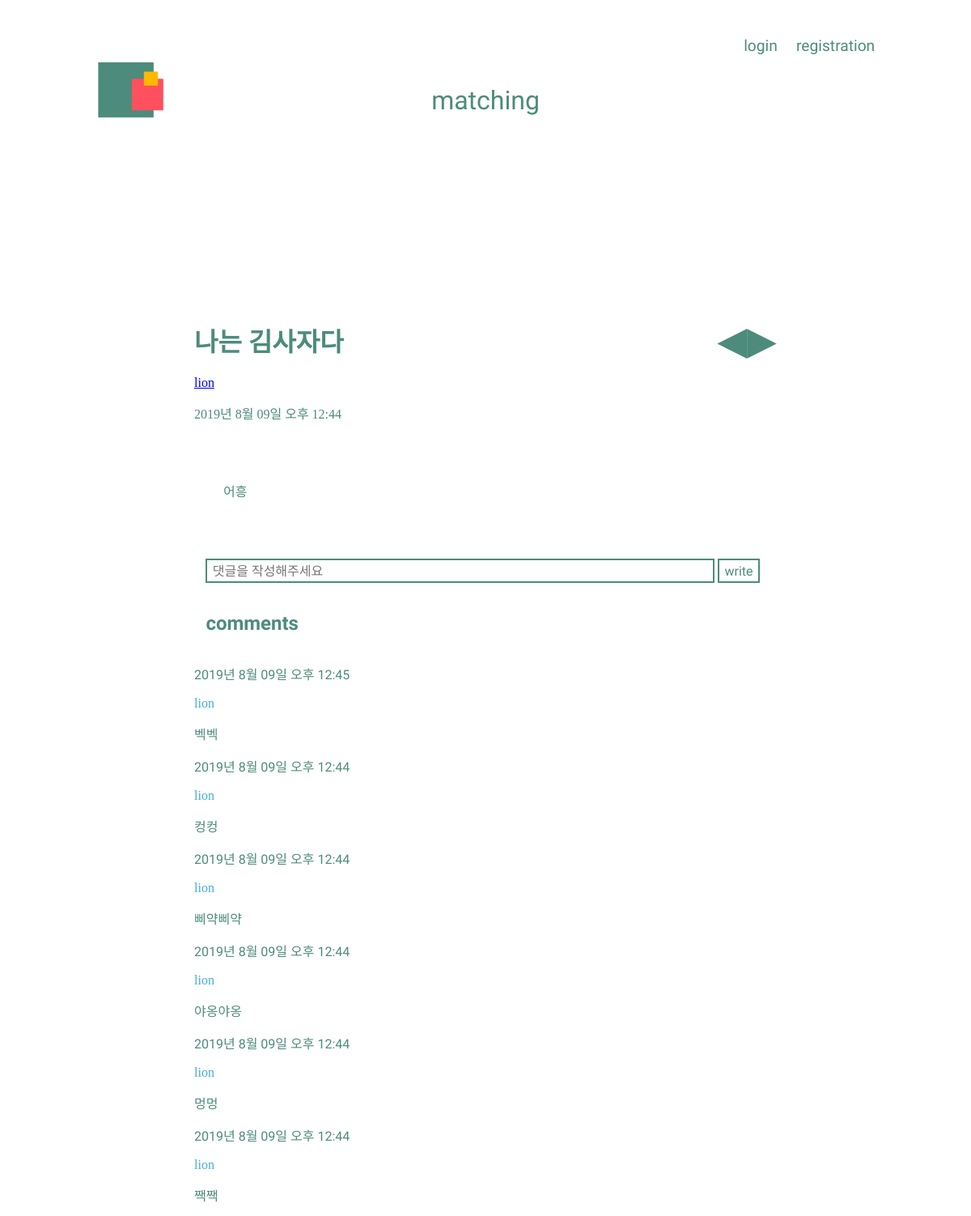
Page /blog/post/24 on the committed database.
### blog/models.py (models this page shows, shortened)
class Post(models.Model):
    writer = models.CharField(max_length=100)
    post_date = models.DateTimeField(auto_now_add=True)
    post_title = models.CharField(max_length=100)
    post_contents = RichTextUploadingField()
    post_hit = models.PositiveIntegerField(default=0)
    class Meta:
        ordering = ['-id']
    def get_absolute_url(self):
        return reverse_lazy('post_detail', args=[str(self.id)])
    def get_previous_post(self):
        return self.get_previous_by_post_date()
    def get_next_post(self):
        return self.get_next_by_post_date()

class Comment(models.Model):
    post = models.ForeignKey(Post, on_delete=models.CASCADE, null=True, related_name='comments')
    comment_writer = models.ForeignKey(User, on_delete=models.CASCADE, null=True)
    comment_date = models.DateTimeField(auto_now_add=True)
    comment_contents = models.CharField(max_length=200)
    class Meta:
        ordering = ['-id']

### user/models.py (models this page shows, shortened)
class User(AbstractBaseUser, PermissionsMixin):
    email = models.EmailField(verbose_name=_('email address'), unique=True, blank=False)
    name = models.CharField('이름', max_length=30, blank=True)
    username = models.CharField('아이디', max_length=30, unique=True, blank=True)
    is_staff = models.BooleanField('스태프 권한', default=False)
    is_active = models.BooleanField('사용중', default=True)
    date_joined = models.DateTimeField('가입일', default=timezone.now)
    ROLE_MODEL = '모델'
    ROLE_PHOTOGRAPHER = '사진작가'
    ROLE_PEOPLE = '일반인'
    CHOICES_PHOTOGRAPHER = (
        (ROLE_MODEL, '모델'),
        (ROLE_PHOTOGRAPHER, '사진작가'),
        (ROLE_PEOPLE, '일반인'),
    )
    role = models.CharField(max_length=4, choices=CHOICES_PHOTOGRAPHER, null=True)
    GENDER_MALE = '남성'
    GENDER_FEMALE = '여성'
    CHOICES_GENDER = (
        (GENDER_MALE, '남성'),
        (GENDER_FEMALE, '여성'),
    )
    gender = models.CharField(max_length=2, choices=CHOICES_GENDER, null=True)
    objects = UserManager()
    USERNAME_FIELD = 'email'  # email을 사용자의 식별자로 설정, user 모델에서 필드의 이름을 설명하는 문자열이다. 유니크 식별자로 사용됨.
    REQUIRED_FIELDS = ['username']  # 필수입력값(createsuperuser 커맨드로 유저를 생성할 때 나타날 필드 이름 목록
    class Meta:
        db_table = 'auth_user'
        verbose_name = _('user')
        verbose_name_plural = _('users')
        swappable = 'AUTH_USER_MODEL'

### blog/views.py (the view)
# urls.py: path('post/<int:pk>', views.PostDetailView.as_view(), name='post_detail'),
class PostDetailView(generic.DetailView):
    model = Post

### blog/templates/blog/post_detail.html (shortened to what this page needs)
<!DOCTYPE html>
<html lang="kor">
    <head>
        {% load static %}
        <link rel="stylesheet" href="{% static 'css/blog.css' %}">
    </head>
    <body>
        <a href="{% url 'index' %}">
            <img class="logo" src="../../static/image/logo.png" alt="">
        </a>
        <a class="title" href="{% url 'board_index' %}">
            <p>matching</p>
        </a>
        <div class="category">
            {% if user.is_authenticated %}
                <a href="{% url 'profile' user.pk %}">{{ user.username }}</a>
                <a href="{% url 'logout' %}">logout</a>
            {% else %}
                <a href="{% url 'login' %}">login</a>
                <a href="{% url 'signup' %}">registration</a>
            {% endif %}
        </div>
    <div class="detail">
        <p class="posts">
            {% if post.get_next_by_post_date %}
                <a href="{{ post.get_next_post.get_absolute_url }}" title="View next post">▶</a>
            {% endif %}
            {% if post.get_previous_by_post_date %}
                <a href="{{ post.get_previous_post.get_absolute_url }}" title="View previous post">◀</a>
            {% endif %}
        </p>
        <h1>{{ post.post_title }}</h1>
        <a href="{% url 'profile' user.pk%}"><p>{{post.writer}}</p></a>
        <p>{{ post.post_date| date:'Y년  N d일 a f' }}</p>
        <div class="detail_content">
          {{ post.post_contents | safe }}
        </div>
        <form class="comment_write" action="{% url 'comment_write' post_pk=post.pk %}" method="POST">
            <input id="comment" type="text" name="content" placeholder="댓글을 작성해주세요">
            <input type="submit" value="write"/>
        </form>
        <h3 class="comment_title">comments</h3>
        {% for comment in post.comments.all %}
            <div class="comment">
                <p class="comment_date">{{ comment.comment_date| date:'Y년  N d일 a f' }}</p>
                <p class="comment_writer">{{ comment.comment_writer.username }}</p>
                <p>{{ comment.comment_contents }}</p>
            </div>
        {% endfor %}
    </div>
    </body>
</html>

### blog/static/css/blog.css (style rules this page uses)
body { margin: 0; padding: 0; }
.logo { z-index: 1; position: fixed; top: 5%; left: 10%; width: 7%; }
.title { z-index: 1; position: absolute; display: inline; top: 7%; left: 0; width: 100%; height: 1%; text-decoration: none; }
.title > p { position: relative; text-align: center; font-family: 'Lacquer', sans-serif; color: rgb(77,139,124); font-size: 2em; margin-top: 0; padding-top: 0; text-decoration: none; }
.category { z-index: 2; top: 3%; left: 75%; position: absolute; display: inline; }
.category > a { font-family: 'Lacquer', sans-serif; color: rgb(77,139,124); font-size: 1.2em; text-decoration: none; margin-left: 1em; }
.detail { position: absolute; top: 25%; left: 20%; width: 60%; color: rgb(77,139,124); }
.posts > a { color: rgb(77,139,124); font-size: 3em; text-decoration: none; float: right; }
.detail_content { margin-top: 10%; margin-left: 5%; }
.comment_write { margin-top: 10%; font-family: 'Lacquer', sans-serif; color: rgb(77,139,124); }
.comment_write > input { font-family: 'Lacquer', sans-serif; color: rgb(77,139,124); background-color: white; border: rgb(77,139,124) 2px solid; padding: 0.2em 0.4em; font-size: 1em; }
#comment { width: 85%; margin-left: 2%; }
.comment_title { font-family: 'Lacquer', sans-serif; color: rgb(77,139,124); font-size: 1.5em; margin: 5% 0 5% 2%; }
.comment_date { font-family: 'Lacquer', sans-serif; color: rgb(77,139,124); font-size: 1em; }
.comment_writer { color: rgb(68,173,219); }

### rows in the picture
Post: post_title "나는 김사자다", writer "lion", post_date "2019년 8월 09일 오후 12:44", post_contents "어흥"
Comment: comment_date "2019년 8월 09일 오후 12:45", comment_writer.username "lion", comment_contents "벡벡"
Comment: comment_date "2019년 8월 09일 오후 12:44", comment_writer.username "lion", comment_contents "컹컹"
Comment: comment_date "2019년 8월 09일 오후 12:44", comment_writer.username "lion", comment_contents "삐약삐약"
Comment: comment_date "2019년 8월 09일 오후 12:44", comment_writer.username "lion", comment_contents "야옹야옹"
Comment: comment_date "2019년 8월 09일 오후 12:44", comment_writer.username "lion", comment_contents "멍멍"
Comment: comment_date "2019년 8월 09일 오후 12:44", comment_writer.username "lion", comment_contents "짹짹"
